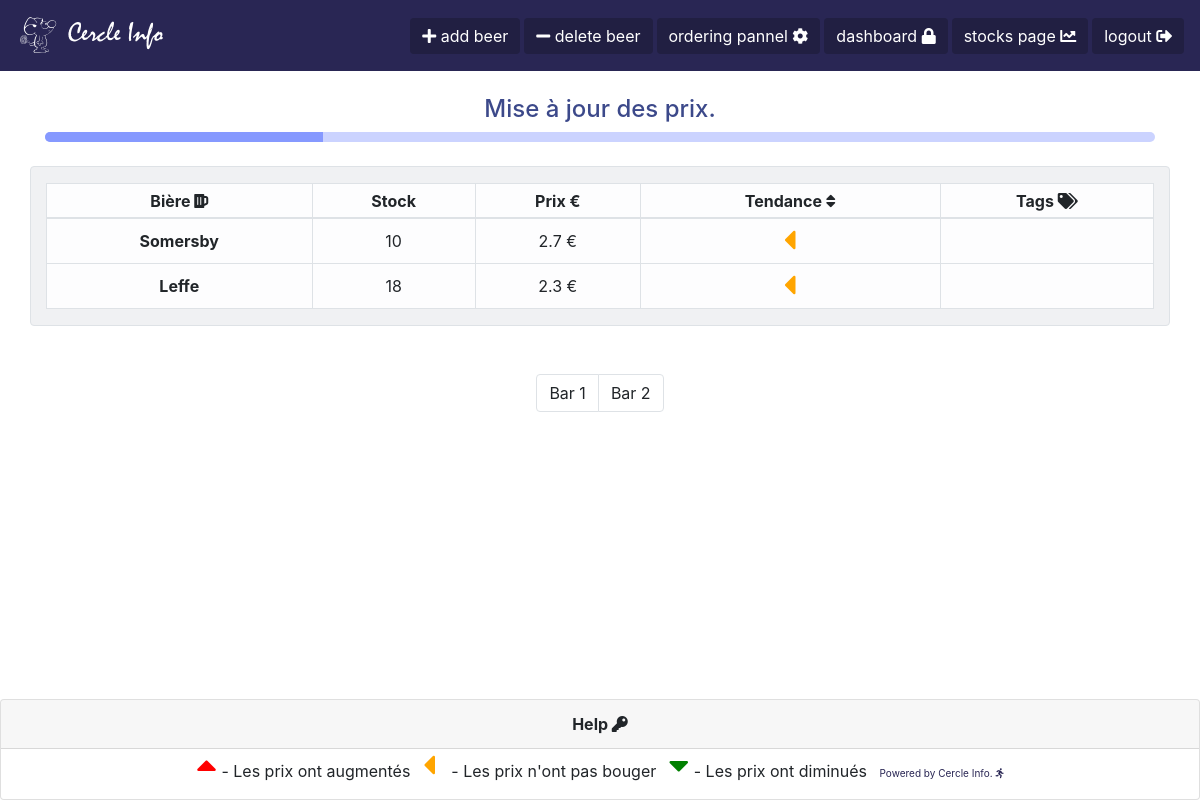
Page /stock_page/ (signed in) on the committed database.
### Beer/models.py (models this page shows, shortened)
class Beer(models.Model):
    beer_name = models.CharField(max_length=100)
    price = models.FloatField(null=False)
    buy_price = models.FloatField(null=False)
    stock = models.IntegerField(null=False)
    static_stock = models.IntegerField(null=False)
    coef_up = models.FloatField(null=False)
    coef_down = models.FloatField(null=False)
    coef_max = models.FloatField(null=False)
    coef_min = models.FloatField(null=False)
    q_qarder = models.IntegerField(null=False, default=0)
    q_current_qarder = models.IntegerField(null=False, default=0)
    alcohol_percentage = models.FloatField(null=False, default=0)
    bar = models.IntegerField(null=False, default=1)
    trend = models.CharField(max_length=10, default='EQUAL')
    out_of_stock = models.BooleanField(null=False, default=False)
    best_value = models.BooleanField(null=False, default=False)
    best_price = models.BooleanField(null=False, default=False)
    class Meta:
        permissions = (('show_tool_bar', 'Can show the toolbar'),
                       ('failsafe_mode', 'Can access to failsafe'),)

### Beer/views.py (the view)
# urls.py: path('stock_page/', BeerViews.stock_page, name='stock_page'),
@ensure_csrf_cookie  # generate CSRF token on stockpage
def stock_page(request):
    return render(request, 'stock_page.html', {'beers': BeerModel.objects.all()})

### templates/stock_page.html (shortened to what this page needs)
{%extends 'main_template.html' %}
{% load static %}
{% load filter_extra %}
{%block content%}
<div class="container text-center mt-4 mb-4 ">
  <h4 id="title_progress_bar" style="color: #3c498a;"> Mise à jour des prix.</h4>
  <div class="progress" style="height: 10px; border-radius: 27px; background-color: #cbd3ff">
    <div class="progress-bar" role="progressbar" style=" width: 25%; background: rgba(134,153,255,1);" id="progress_bar"aria-valuenow="0" aria-valuemin="0" aria-valuemax="100"></div>
  </div>
</div>
<div class="container border rounded" style="background-color:#F0F1F3;">
  <table class="table table-light table-bordered table-sm mt-3">
    <thead>
      <tr>
        <th class="text-center align-middle" scope="col">Bière <i class="fas fas fa-beer"></i></th>
        <th class="text-center" scope="col">Stock</th>
        <th class="text-center" scope="col">Prix €</th>
        <th class="text-center" scope="col">Tendance <i class="fas fa-sort"></i></th>
        <th class="text-center" scope="col">Tags <i class="fas fa-tags"></i></th>
      </tr>
    </thead>
    <tbody>
      {% for beer in beers %}
        <tr class="bar{{beer.bar}}" id="beer_tr_{{ beer.id }}">
                <th class="text-center align-middle" id="beer_name_{{ beer.id }}" scope="row"> {{beer.beer_name}} </th>
          <td class="text-center align-middle" id="beer_stock_{{ beer.id }}">{{beer.stock}}</td>
          <td class="text-center align-middle" id="beer_price_{{ beer.id }}"> {{beer.price}} € </td>
          <td class="text-center align-middle" id="beer_trend_image_{{ beer.id }}">
          {% if beer.trend == 'UP' %}
          <i class="fas fa-caret-up fa-2x" style="color: red;"></i>
          {% elif beer.trend == 'EQUAL' %}
          <i class="fas fa-caret-left fa-2x" style="color: orange;"></i>
          {% else %}
          <i class="fas fa-caret-down fa-2x" style="color: green;"></i>
          {% endif %}
          </td>
          <td class="text-center align-middle" id="beer_tags_{{ beer.id }}"></td>
        </tr>
      {% endfor %}
    </tbody>
  </table>
</div>
<nav aria-label="Page navigation example">
  <ul class="pagination justify-content-center mt-5">
    <li class="page-item"><a class="page-link" onclick="show_bar(1);hide_bar(2);">Bar 1</a></li>
    <li class="page-item"><a class="page-link" onclick="show_bar(2);hide_bar(1)">Bar 2</a></li>
  </ul>
</nav>
 <footer id="page-footer" class="page-footer fixed-bottom">
    <div class="card text-center">
        <div class="card-header text-center" style="font-weight: bold;">Help <i class="fas fa-key"></i></div>
          <ul class="list-inline">
            <li class="list-inline-item"><i class="fas fa-caret-up fa-2x" style="color: red; margin-right: 5px;"></i>- Les prix ont augmentés</li>
            <li class="list-inline-item"><i class="fas fa-caret-left fa-2x" style="color: orange; margin-right: 15px;"></i>- Les prix n'ont pas bouger</li>
            <li class="list-inline-item"><i class="fas fa-caret-down fa-2x" style="color: green; margin-right: 5px;"></i>- Les prix ont diminués</li>
            <li class="list-inline-item" style="font-size:10px;"><a class="" style="text-decoration:none;color: #292654;" href="https://www.facebook.com/cercleinfo/">Powered by Cercle Info. <i class="fas fa-running"></i></a></li>
          </ul>
    </div>
 </footer>
{%endblock%}

### rows in the picture
Beer: beer_name "Somersby", stock "10", price "2.7", trend "EQUAL" (drawn)
Beer: beer_name "Leffe", stock "18", price "2.3", trend "EQUAL" (drawn)
